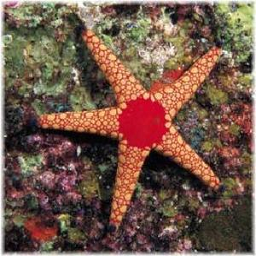
%> input picture Big Image/1.tiff, 256 x 256 px
$ octave Big_Image.m   (GNU Octave 9; MATLAB toolbox functions it lacks are replaced by stand-ins)
%> lines starting %> are read from the running program, lines starting %| are printed output that depends on the picture
clc;        % clear screen
clear all;      % clear all

tic


img1 = imread('1.tiff');
%> img1 is the input picture: size 256x256x3 uint8; mean R, G, B 114.8, 87.5, 73.5
img2 = imread('2.tiff');
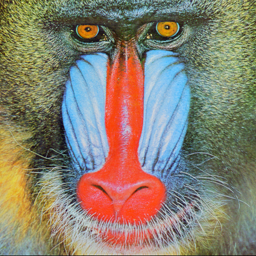
%> input picture Big Image/2.tiff, 256 x 256 px
%> img2 is the input picture: size 256x256x3 uint8; mean R, G, B 137.4, 128.9, 113.1
img3 = imread('3.tiff');
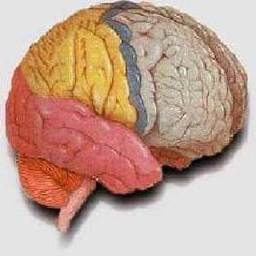
%> input picture Big Image/3.tiff, 256 x 256 px
%> img3 is the input picture: size 256x256x3 uint8; mean R, G, B 195.6, 162.6, 145.4
img4 = imread('4.tiff');
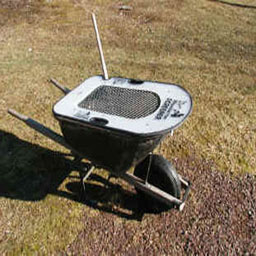
%> input picture Big Image/4.tiff, 256 x 256 px
%> img4 is the input picture: size 256x256x3 uint8; mean R, G, B 129.3, 112.3, 85.6
img5 = imread('5.tiff');
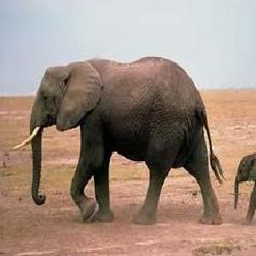
%> input picture Big Image/5.tiff, 256 x 256 px
%> img5 is the input picture: size 256x256x3 uint8; mean R, G, B 160.4, 140.7, 128.5
img6 = imread('6.tiff');
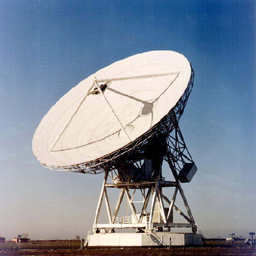
%> input picture Big Image/6.tiff, 256 x 256 px
%> img6 is the input picture: size 256x256x3 uint8; mean R, G, B 129, 140.3, 156.1
%> (the run ends here)
